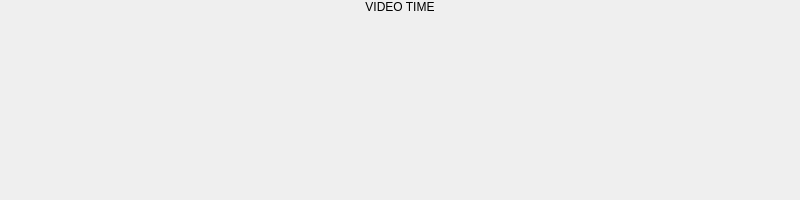
<?xml version="1.0" encoding="UTF-8"?>
<ui version="4.0">
 <class>gui::video_widget</class>
 <widget class="QWidget" name="gui::video_widget">
  <property name="geometry">
   <rect>
    <x>0</x>
    <y>0</y>
    <width>800</width>
    <height>200</height>
   </rect>
  </property>
  <layout class="QVBoxLayout" name="layout">
   <property name="leftMargin">
    <number>0</number>
   </property>
   <property name="topMargin">
    <number>0</number>
   </property>
   <property name="rightMargin">
    <number>0</number>
   </property>
   <property name="bottomMargin">
    <number>0</number>
   </property>
   <item>
    <widget class="QLabel" name="name">
     <property name="text">
      <string>VIDEO TIME</string>
     </property>
     <property name="alignment">
      <set>Qt::AlignCenter</set>
     </property>
    </widget>
   </item>
   <item>
    <widget class="gui::time_widget" name="widget" native="true">
     <property name="sizePolicy">
      <sizepolicy hsizetype="Preferred" vsizetype="Expanding">
       <horstretch>0</horstretch>
       <verstretch>0</verstretch>
      </sizepolicy>
     </property>
    </widget>
   </item>
  </layout>
 </widget>
 <customwidgets>
  <customwidget>
   <class>gui::time_widget</class>
   <extends>QWidget</extends>
   <header>gui/time_widget.hpp</header>
   <container>1</container>
  </customwidget>
 </customwidgets>
 <resources/>
 <connections/>
</ui>
